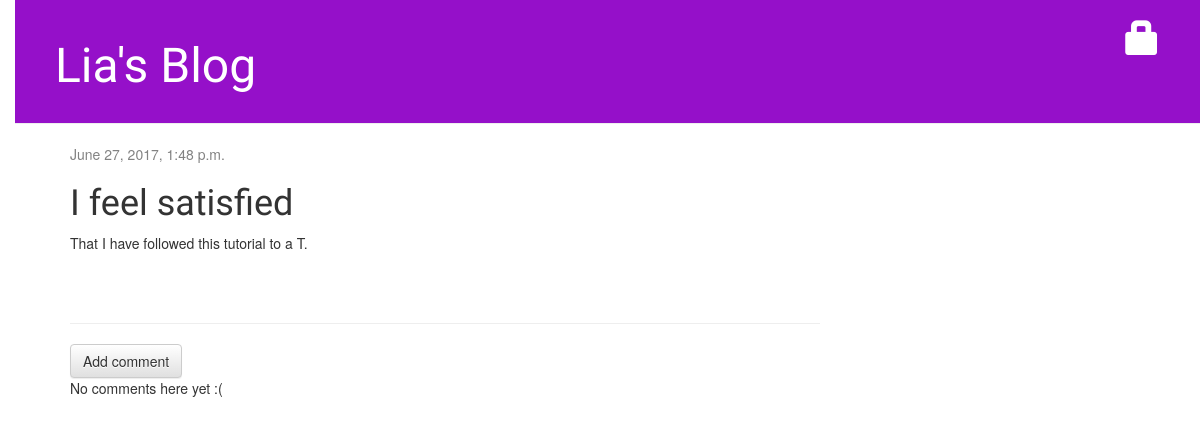
The app's page /post/2/ with its own data.
### blog/models.py (models this page shows, shortened)
class Post(models.Model):
    author = models.ForeignKey('auth.User')
    title = models.CharField(max_length=200)
    text = models.TextField()
    created_date = models.DateTimeField(
            default=timezone.now)
    published_date = models.DateTimeField(
            blank=True, null=True)

### blog/views.py (the view)
# urls.py: url(r'^post/(?P<pk>\d+)/$', views.post_detail, name='post_detail'),
def post_detail(request, pk):
    post = get_object_or_404(Post, pk=pk)
    return render(request, 'blog/post_detail.html', {'post': post})

### blog/templates/blog/post_detail.html (shortened to what this page needs)
{% extends 'blog/base.html' %}
{% block content %}
    <div class="post">
      {% if post.published_date %}
        <div class="date">
          {{ post.published_date }}
        </div>
      {% else %}
        <a class="btn btn-default" href="{% url 'post_publish' pk=post.pk %}">Publish</a>
      {% endif %}
        <h1>{{ post.title }}</h1>
        <p>{{ post.text|linebreaksbr }}</p>
    </div>
    <hr>
      <a class="btn btn-default" href="{% url 'add_comment_to_post' pk=post.pk %}">Add comment</a>
      {% for comment in post.comments.all %}
        {% if user.is_authenticated or comment.approved_comment %}
          <div class="comment">
            <div class="date">
              {{ comment.created_date }}
              {% if not comment.approved_comment %}
                <a class="btn btn-default" href="{% url 'comment_remove' pk=comment.pk %}"><span class="glyphicon glyphicon-remove"></span></a>
                <a class="btn btn-default" href="{% url 'comment_approve' pk=comment.pk %}"><span class="glyphicon glyphicon-ok"></span></a>
              {% endif %}
            </div>
            <strong>{{ comment.author }}</strong>
            <p>{{ comment.text|linebreaks }}</p>
          </div>
          {% endif %}
        {% empty %}
          <p>No comments here yet :(</p>
        {% endfor %}
      {% endblock %}

### blog/static/css/blog.css (style rules this page uses)
body { padding-left: 15px; }
h1, h2, h3, h4 { font-family: 'Dancing Script', cursive; }
.date { color: #828282; }
.post { margin-bottom: 70px; }

### records on screen
Post: published_date "June 27, 2017, 1:48 p.m.", title "I feel satisfied", text "That I have followed this tutorial to a T."
